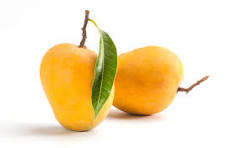
#> input picture LAB IMAGE 3.2/lab1.jpg, 232 x 148 px, found by its file name
$ python LabNum4.py   (older library calls are emulated)
#> lines starting #> are read from the running program, lines starting #| are printed output that depends on the picture
import cv2
import matplotlib.pyplot as plt
import numpy as np

image_path = r'C:\Users\LENOVO\Downloads\lab1.jpg'

img = cv2.imread(image_path, cv2.IMREAD_GRAYSCALE)
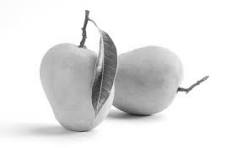
#> img: shape (148, 232); min 40, max 255, mean 227.8

laplacian_cv = cv2.Laplacian(img, cv2.CV_64F)
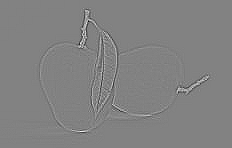
#> laplacian_cv: shape (148, 232) float64; min -234, max 225, mean 0; drawn with min black and max white
laplacian_cv_abs = cv2.convertScaleAbs(laplacian_cv)
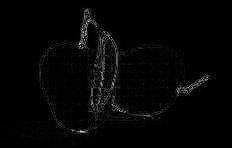
#> laplacian_cv_abs: shape (148, 232); min 0, max 234, mean 5

kernel_laplacian = np.array([[-1, -1, -1],
                             [-1,  8, -1],
                             [-1, -1, -1]], dtype=np.float32)

laplacian_custom = cv2.filter2D(img, -1, kernel_laplacian)
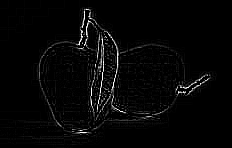
#> laplacian_custom: shape (148, 232); min 0, max 255, mean 6.4

img_sharpened = cv2.addWeighted(img, 1.0, laplacian_custom, 0.7, 0)
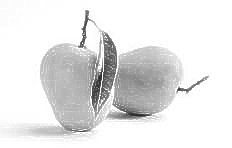
#> img_sharpened: shape (148, 232); min 40, max 255, mean 230.2

plt.figure(figsize=(12, 10))

plt.subplot(2, 2, 1)
plt.imshow(img, cmap='gray')
plt.title('1. Original Image')

plt.subplot(2, 2, 2)
plt.imshow(laplacian_cv_abs, cmap='gray')
plt.title('2. OpenCV cv2.Laplacian()')

plt.subplot(2, 2, 3)
plt.imshow(laplacian_custom, cmap='gray')
plt.title('3. Custom 3x3 Mask Kernel')

plt.subplot(2, 2, 4)
plt.imshow(img_sharpened, cmap='gray')
plt.title('4. Sharpened (Original + Laplacian)')

plt.tight_layout(pad=2.0)
plt.show()

$ run again, with LAB IMAGE 3.2/LAbNum1.jpg copied over LAB IMAGE 3.2/lab1.jpg
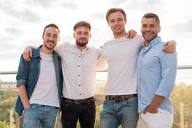
#> input picture LAB IMAGE 3.2/LAbNum1.jpg, 192 x 128 px, found by its file name
#> `laplacian_custom = cv2.filter2D(img, -1, kernel_laplacian)`:
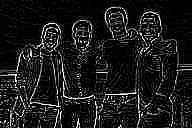
#> laplacian_custom: shape (128, 192); min 0, max 255, mean 25
#> `img_sharpened = cv2.addWeighted(img, 1.0, laplacian_custom, 0.7, 0)`:
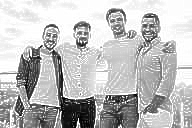
#> img_sharpened: shape (128, 192); min 0, max 255, mean 190.5

$ run again, with LAB IMAGE 3.2/LabNum5.jpg copied over LAB IMAGE 3.2/lab1.jpg
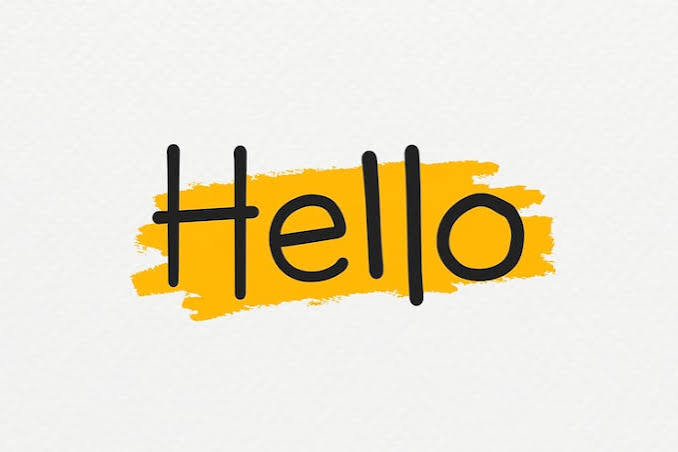
#> input picture LAB IMAGE 3.2/LabNum5.jpg, 678 x 452 px, found by its file name
#> `laplacian_custom = cv2.filter2D(img, -1, kernel_laplacian)`:
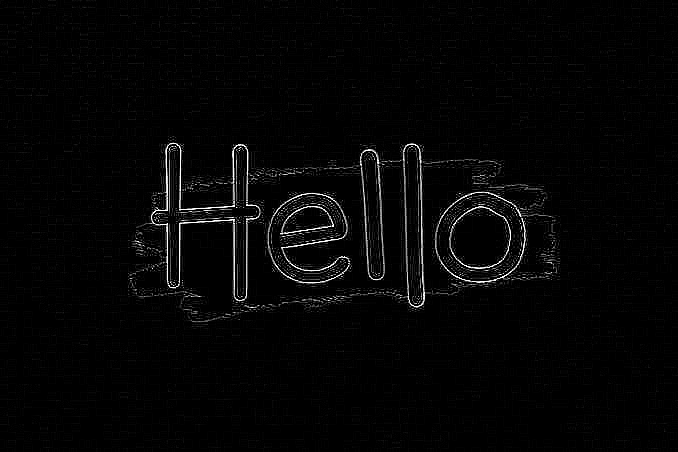
#> laplacian_custom: shape (452, 678); min 0, max 255, mean 5.4
#> `img_sharpened = cv2.addWeighted(img, 1.0, laplacian_custom, 0.7, 0)`:
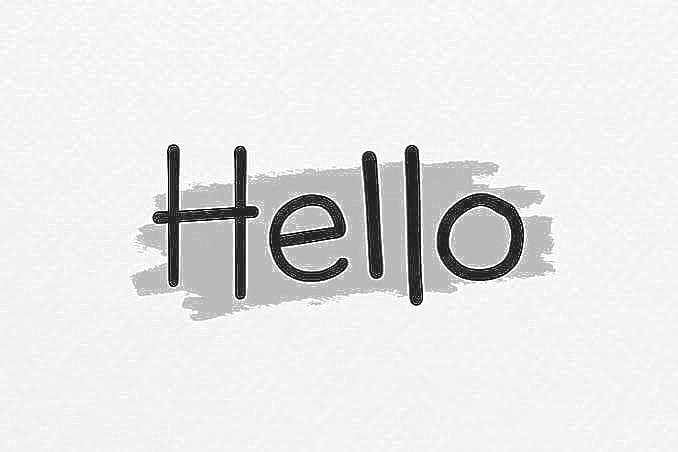
#> img_sharpened: shape (452, 678); min 0, max 255, mean 229.3
